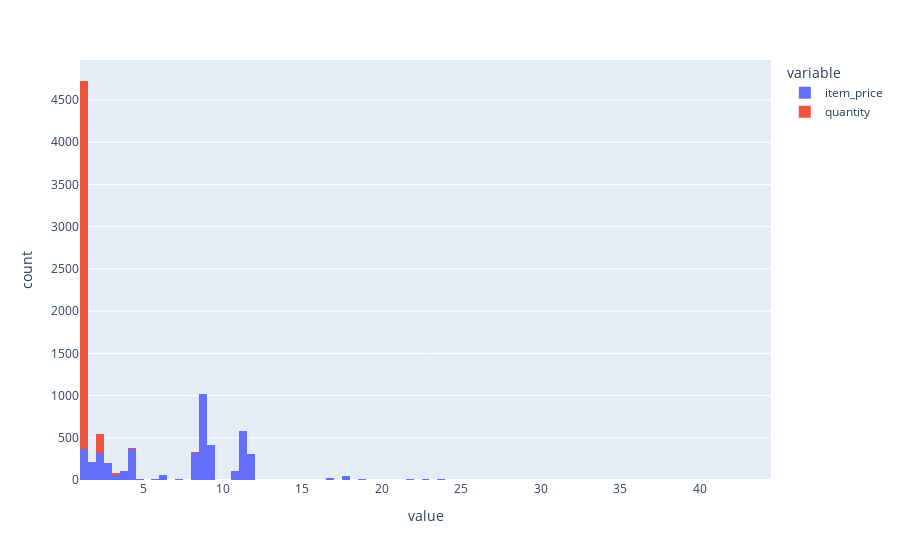

Notebook code cell kept with this figure:
### Code cell
#px.histogram(chipo, x = 'item_price')
#

px.histogram(chipo, x = ['item_price', 'quantity'])

### Figure 1 — Plotly figure (JSON) as saved in the notebook; plotly's stock layout.template omitted (floating-point values rounded to 4 significant figures; data arrays with more than 128 entries replaced by an {"elided": "..."} marker saying what was removed)
{"data": [{"alignmentgroup": "True", "bingroup": "x", "hovertemplate": "variable=item_price<br>value=%{x}<br>count=%{y}<extra></extra>", "legendgroup": "item_price", "marker": {"color": "#636efa", "pattern": {"shape": ""}}, "name": "item_price", "offsetgroup": "item_price", "orientation": "v", "showlegend": true, "type": "histogram", "x": {"elided": "4622 float values"}, "xaxis": "x", "yaxis": "y"}, {"alignmentgroup": "True", "bingroup": "x", "hovertemplate": "variable=quantity<br>value=%{x}<br>count=%{y}<extra></extra>", "legendgroup": "quantity", "marker": {"color": "#EF553B", "pattern": {"shape": ""}}, "name": "quantity", "offsetgroup": "quantity", "orientation": "v", "showlegend": true, "type": "histogram", "x": {"elided": "4622 int values"}, "xaxis": "x", "yaxis": "y"}], "layout": {"barmode": "relative", "legend": {"title": {"text": "variable"}, "tracegroupgap": 0}, "margin": {"t": 60}, "xaxis": {"anchor": "y", "domain": [0, 1], "title": {"text": "value"}}, "yaxis": {"anchor": "x", "domain": [0, 1], "title": {"text": "count"}}}}
